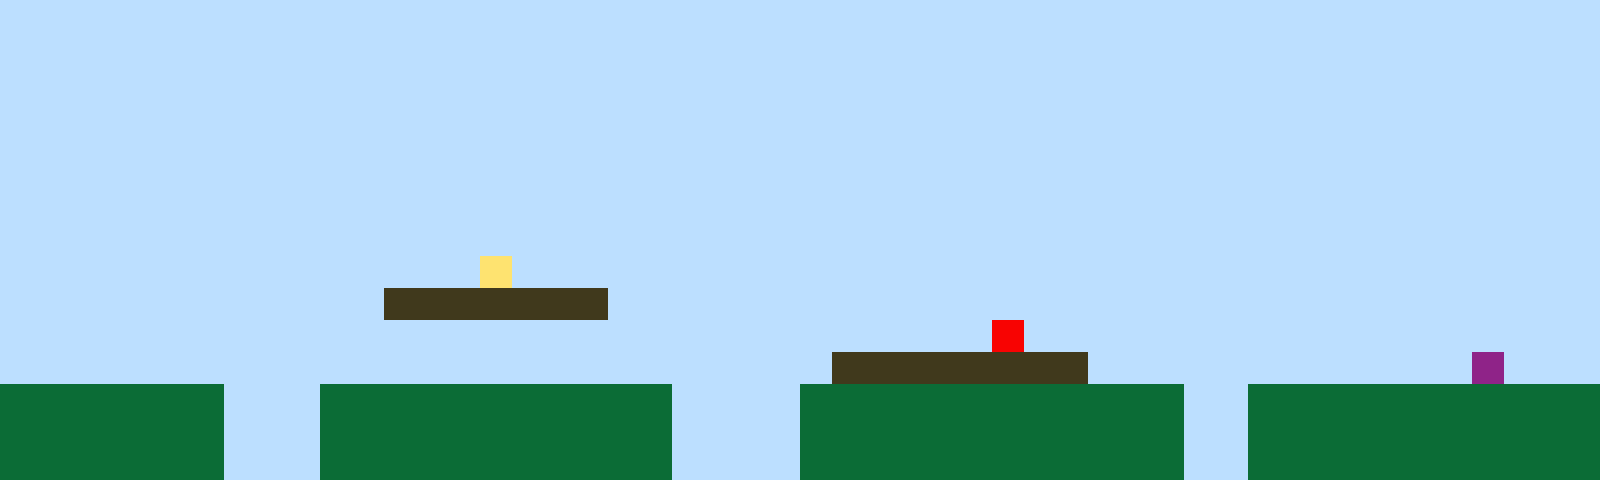

The image is a tile-based game level rendered from a .tmx file. Its description and complete source (layers, tilesets, objects, tile grids) follow:
An orthogonal 50x15 tile map with 32x32 px tiles, 1 tile layer (Tile Layer 1).

<map version="1.10" tiledversion="1.11.2" orientation="orthogonal" renderorder="right-up" width="50" height="15" tilewidth="32" tileheight="32" infinite="0" nextlayerid="2" nextobjectid="1"><editorsettings><export target="map1.csv" format="csv" /></editorsettings><tileset firstgid="1" name="sprites" tilewidth="32" tileheight="32" tilecount="6" columns="3"><image source="sprites.png" width="96" height="64" /></tileset><layer id="1" name="Tile Layer 1" width="50" height="15"><data encoding="csv">1,1,1,1,1,1,1,1,1,1,1,1,1,1,1,1,1,1,1,1,1,1,1,1,1,1,1,1,1,1,1,1,1,1,1,1,1,1,1,1,1,1,1,1,1,1,1,1,1,1,1,1,1,1,1,1,1,1,1,1,1,1,1,1,1,1,1,1,1,1,1,1,1,1,1,1,1,1,1,1,1,1,1,1,1,1,1,1,1,1,1,1,1,1,1,1,1,1,1,1,1,1,1,1,1,1,1,1,1,1,1,1,1,1,1,1,1,1,1,1,1,1,1,1,1,1,1,1,1,1,1,1,1,1,1,1,1,1,1,1,1,1,1,1,1,1,1,1,1,1,1,1,1,1,1,1,1,1,1,1,1,1,1,1,1,1,1,1,1,1,1,1,1,1,1,1,1,1,1,1,1,1,1,1,1,1,1,1,1,1,1,1,1,1,1,1,1,1,1,1,1,1,1,1,1,1,1,1,1,1,1,1,1,1,1,1,1,1,1,1,1,1,1,1,1,1,1,1,1,1,1,1,1,1,1,1,1,1,1,1,1,1,1,1,1,1,1,1,1,1,1,1,1,1,1,1,1,1,1,1,1,1,1,1,1,1,1,1,1,1,1,1,1,1,1,1,1,1,1,1,1,1,1,1,1,1,1,1,1,1,1,1,1,1,1,1,1,1,1,1,1,1,1,1,1,1,1,1,1,1,1,1,1,1,1,1,1,1,1,1,1,1,1,1,1,1,1,1,1,1,1,1,1,1,1,1,1,1,1,1,1,1,1,1,1,1,1,1,1,1,1,1,1,1,1,1,1,1,1,1,1,1,1,1,1,1,1,1,1,1,1,1,1,1,1,1,1,1,1,1,1,1,1,1,1,1,1,1,1,1,1,1,1,1,1,1,1,1,1,1,1,1,1,1,1,1,1,1,1,1,1,1,1,1,1,4,1,1,1,1,1,1,1,1,1,1,1,1,1,1,1,1,1,1,1,1,1,1,1,1,1,1,1,1,1,1,1,1,1,1,1,1,1,1,1,1,1,1,1,1,1,1,3,3,3,3,3,3,3,1,1,1,1,1,1,1,1,1,1,1,1,1,1,1,1,1,1,1,1,1,1,1,1,1,1,1,1,1,1,1,1,1,1,1,1,1,1,1,1,1,1,1,1,1,1,1,1,1,1,1,1,1,1,1,1,1,1,1,1,1,1,5,1,1,1,1,1,1,1,1,1,1,1,1,1,1,1,1,1,1,1,1,1,1,1,1,1,1,1,1,1,1,1,1,1,1,1,1,1,1,1,1,1,1,1,1,3,3,3,3,3,3,3,3,1,1,1,1,1,1,1,1,1,1,1,1,6,1,1,1,2,2,2,2,2,2,2,1,1,1,2,2,2,2,2,2,2,2,2,2,2,1,1,1,1,2,2,2,2,2,2,2,2,2,2,2,2,1,1,2,2,2,2,2,2,2,2,2,2,2,2,2,2,2,2,2,2,1,1,1,2,2,2,2,2,2,2,2,2,2,2,1,1,1,1,2,2,2,2,2,2,2,2,2,2,2,2,1,1,2,2,2,2,2,2,2,2,2,2,2,2,2,2,2,2,2,2,1,1,1,2,2,2,2,2,2,2,2,2,2,2,1,1,1,1,2,2,2,2,2,2,2,2,2,2,2,2,1,1,2,2,2,2,2,2,2,2,2,2,2</data></layer></map>
